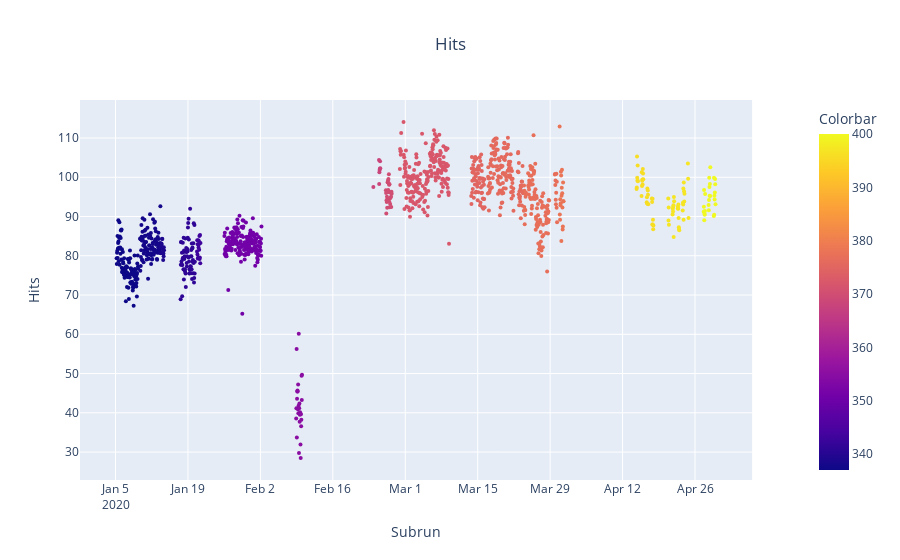

This figure's notebook cell:
### Code cell
fig = make_subplots(specs=[[{"secondary_y": True}]])
cluster_pd_1h["color_map"]= cluster_pd_1h["run"].astype(str)
fig.add_trace( 
    go.Scatter(x=cluster_pd_1h.index,
               y=cluster_pd_1h.Cluster_charge_L2top_spX,
               text=cluster_pd.run,
              mode="markers",
                hovertemplate=
                   'Run: %{text}'+
                    '<br><b>Cluster_charge_L2top_spX</b>: %{y}',
                name="Cluster_charge_L2top_spX",
                marker=dict(
                size=4,
                color=cluster_pd_1h.run,
                colorbar=dict(
                title="Colorbar")
        ),
              ))

# fig.add_trace( 
#     go.Scatter(x=cluster_pd.index[cluster_pd['Cluster_charge_L2top_spX'] > 1],y=cluster_pd.Cluster_charge_L2top_spV[cluster_pd['Cluster_charge_L2top_spX'] > 1],
#               mode="markers",name="Cluster_charge_L2top_spV",
#               ))

# fig.add_trace( 
#     go.Scatter(x=cluster_pd.index[cluster_pd['Cluster_charge_L2top_spX'] > 1],y=cluster_pd.Cluster_charge_L2bot_spX[cluster_pd['Cluster_charge_L2top_spX'] > 1],
#           mode="markers",name="Cluster_charge_L2bot_spX",
#           ))

# fig.add_trace( 
#     go.Scatter(x=cluster_pd.index[cluster_pd['Cluster_charge_L2top_spX'] > 1],y=cluster_pd.Cluster_charge_L2bot_spV[cluster_pd['Cluster_charge_L2top_spX'] > 1],
#           mode="markers",name="Cluster_charge_L2bot_spV",
#           ))

        

fig.update_layout(title=dict(text='Hits', x=0.5),
                   yaxis_title='Hits',
                   xaxis_title='Subrun')
fig.show()

### Figure 1 — Plotly figure (JSON) as saved in the notebook; plotly's stock layout.template omitted (floating-point values rounded to 4 significant figures; data arrays with more than 128 entries replaced by an {"elided": "..."} marker saying what was removed)
{"data": [{"hovertemplate": "Run: %{text}<br><b>Cluster_charge_L2top_spX</b>: %{y}", "marker": {"color": {"elided": "2779 int values"}, "colorbar": {"title": {"text": "Colorbar"}}, "size": 4}, "mode": "markers", "name": "Cluster_charge_L2top_spX", "text": {"elided": "5488 int values"}, "type": "scatter", "x": {"elided": "2779 str values"}, "y": {"elided": "2779 float values"}}], "layout": {"title": {"text": "Hits", "x": 0.5}, "xaxis": {"anchor": "y", "domain": [0, 0.94], "title": {"text": "Subrun"}}, "yaxis": {"anchor": "x", "domain": [0, 1], "title": {"text": "Hits"}}, "yaxis2": {"anchor": "x", "overlaying": "y", "side": "right"}}}
